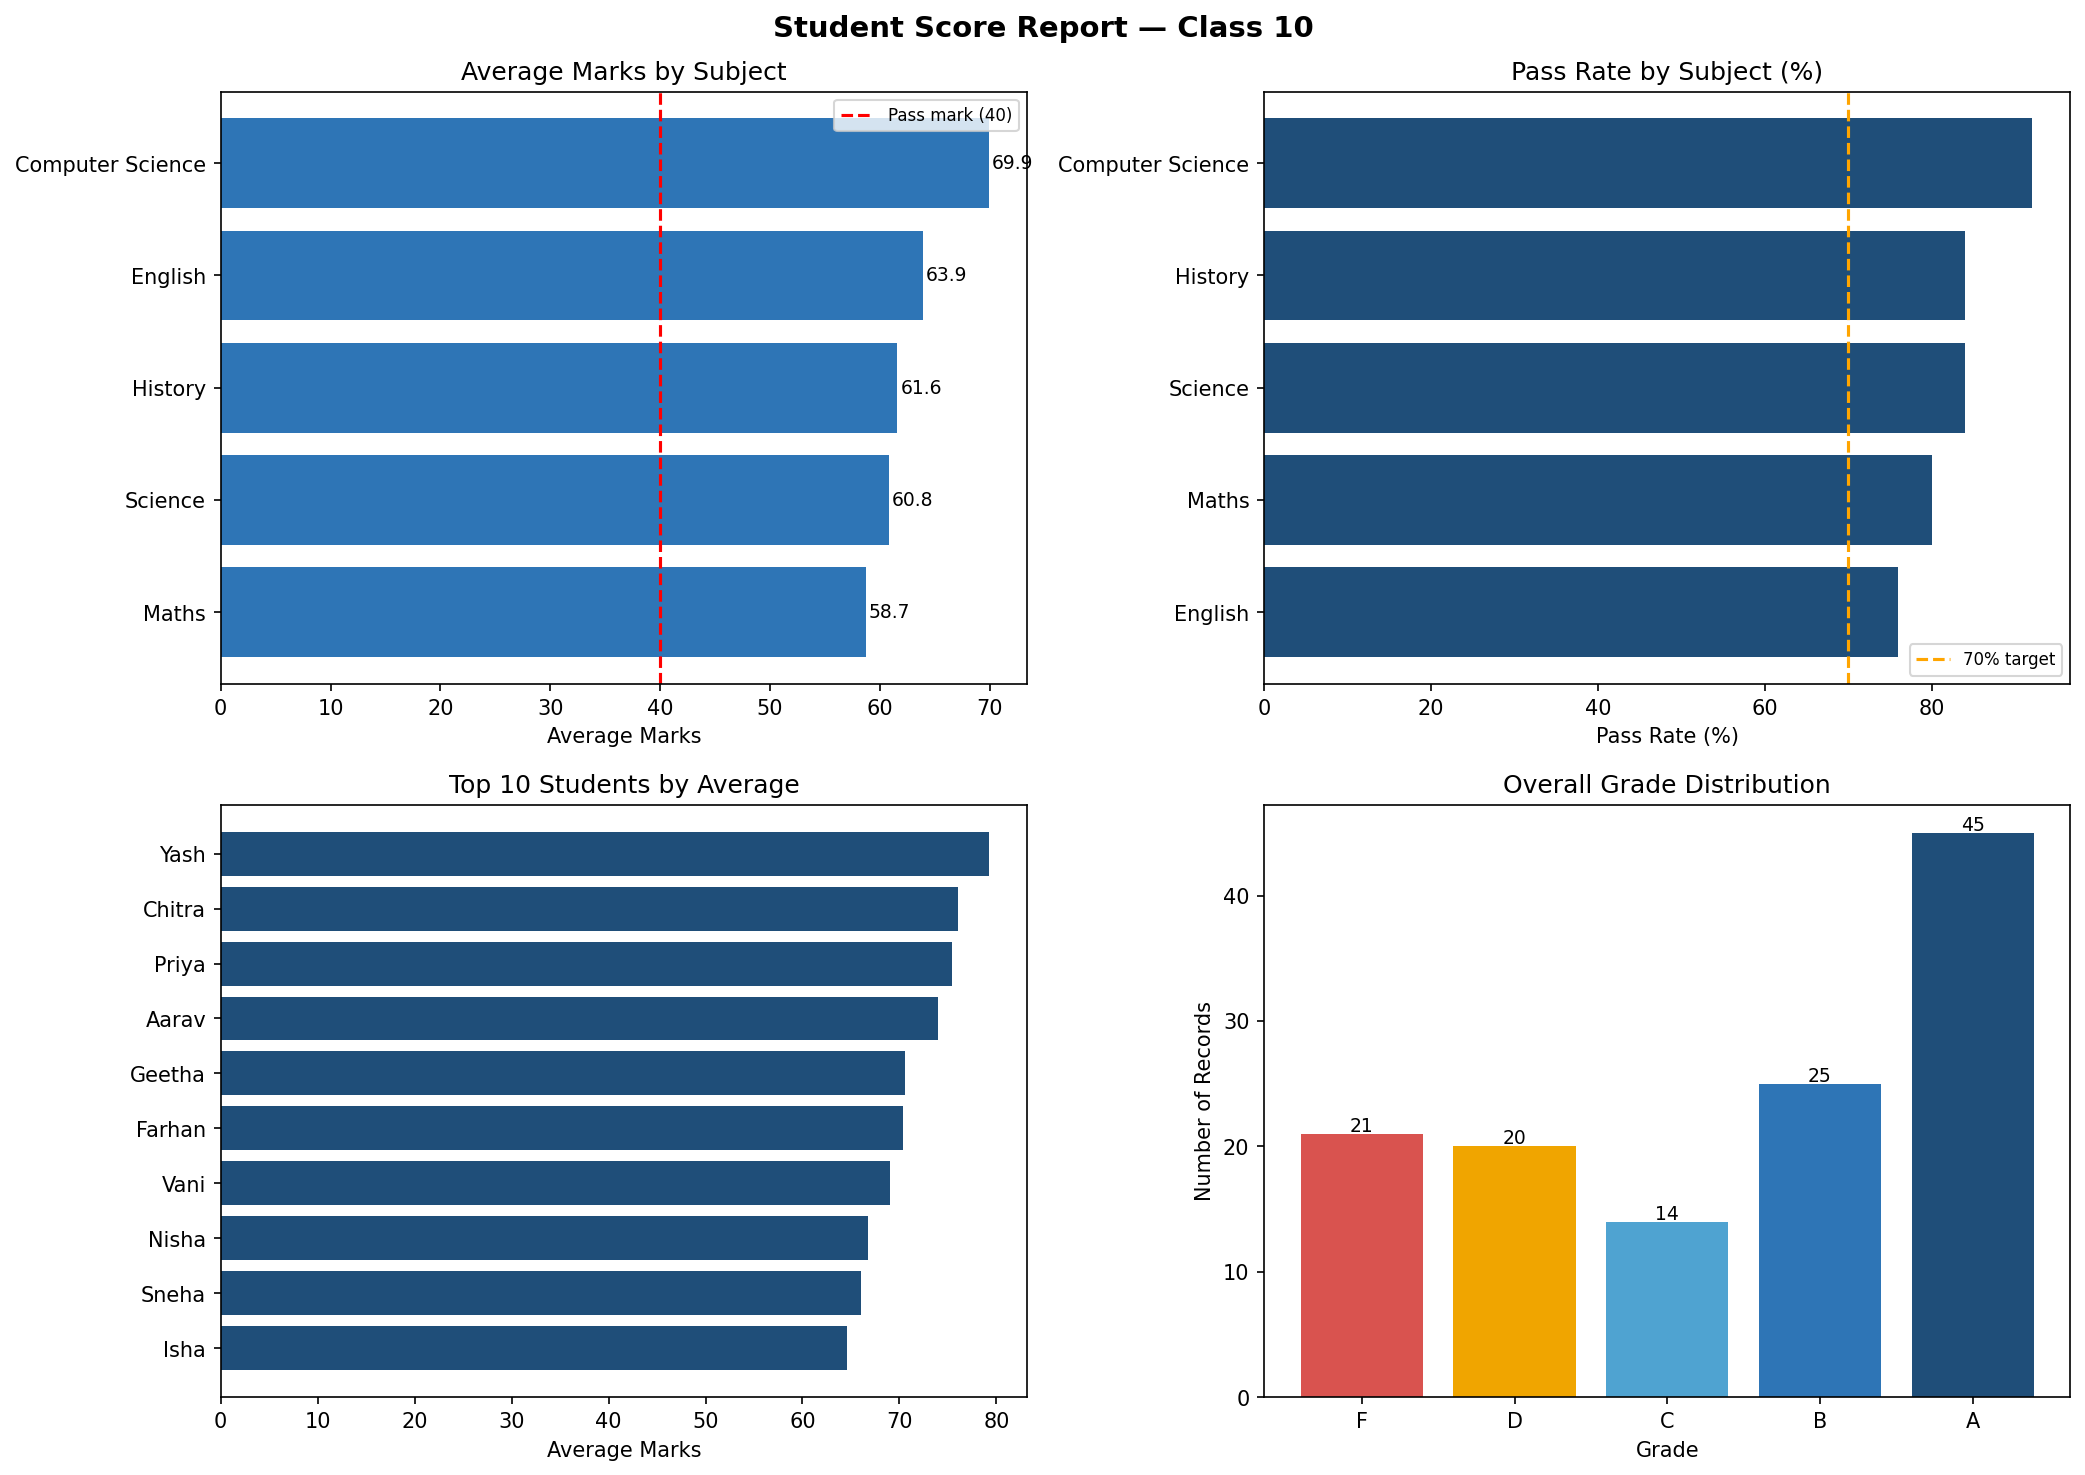

Here is the Python script that generated this plot:
"""
PROJECT 3 — Student Score Tracker
Tools: Python, pandas, matplotlib
Dataset: Generated student marks (no download needed)

What you'll learn:
  - Reading/generating structured CSV-style data
  - Conditional logic (pass/fail flags)
  - Aggregations per student and per subject
  - Reusable report function (swap CSV = fresh report)
  - Simple visualizations for a classroom report
"""

import pandas as pd
import numpy as np
import matplotlib.pyplot as plt
import matplotlib
matplotlib.use('Agg')
import random
import io

random.seed(21)

# ─────────────────────────────────────────────
# STEP 1 — Generate student marks dataset
# ─────────────────────────────────────────────

subjects  = ['Maths', 'Science', 'English', 'History', 'Computer Science']
classes   = ['10A', '10B', '10C']
names     = [
    'Aarav', 'Bhavna', 'Chitra', 'Deepak', 'Esha',
    'Farhan', 'Geetha', 'Harish', 'Isha', 'Jayesh',
    'Kavya', 'Lakshmi', 'Mohan', 'Nisha', 'Omkar',
    'Priya', 'Rahul', 'Sneha', 'Tanvi', 'Uday',
    'Vani', 'Waqar', 'Xena', 'Yash', 'Zara'
]

rows = []
for i, name in enumerate(names):
    cls = classes[i % 3]
    for subject in subjects:
        # Vary marks: some students consistently low, some high
        base = random.randint(30, 95)
        mark = max(0, min(100, base + random.randint(-10, 10)))
        rows.append([name, cls, subject, mark])

df = pd.DataFrame(rows, columns=['StudentName', 'Class', 'Subject', 'Marks'])

# ─────────────────────────────────────────────
# STEP 2 — Add calculated columns
# ─────────────────────────────────────────────

PASS_MARK = 40

df['Grade'] = pd.cut(
    df['Marks'],
    bins=[0, 39, 49, 59, 74, 100],
    labels=['F', 'D', 'C', 'B', 'A'],
    right=True
)
df['Pass'] = df['Marks'] >= PASS_MARK

print("Sample data:")
print(df.head(10).to_string(index=False))


# ─────────────────────────────────────────────
# STEP 3 — Analysis
# ─────────────────────────────────────────────

print("\n" + "="*60)
print("ANALYSIS 1 — Student average and pass/fail summary")
print("="*60)
student_summary = df.groupby('StudentName').agg(
    Average=('Marks', 'mean'),
    Highest=('Marks', 'max'),
    Lowest=('Marks', 'min'),
    Subjects_Failed=('Pass', lambda x: (~x).sum())
).round(1).sort_values('Average', ascending=False)
print(student_summary.to_string())


print("\n" + "="*60)
print("ANALYSIS 2 — Subject-wise class average and pass rate")
print("="*60)
subject_summary = df.groupby('Subject').agg(
    Class_Average=('Marks', 'mean'),
    Pass_Rate_Pct=('Pass', lambda x: round(x.mean() * 100, 1)),
    Highest_Mark=('Marks', 'max'),
    Lowest_Mark=('Marks', 'min')
).round(1).sort_values('Class_Average', ascending=False)
print(subject_summary.to_string())


print("\n" + "="*60)
print("ANALYSIS 3 — Students who need attention (failed 2+ subjects)")
print("="*60)
at_risk = student_summary[student_summary['Subjects_Failed'] >= 2][['Average', 'Subjects_Failed']]
if len(at_risk) > 0:
    print(at_risk.to_string())
else:
    print("No students failed 2+ subjects.")


print("\n" + "="*60)
print("ANALYSIS 4 — Grade distribution across all students")
print("="*60)
grade_dist = df['Grade'].value_counts().sort_index()
print(grade_dist.to_string())


# ─────────────────────────────────────────────
# STEP 4 — Charts
# ─────────────────────────────────────────────

fig, axes = plt.subplots(2, 2, figsize=(14, 10))
fig.suptitle('Student Score Report — Class 10', fontsize=14, fontweight='bold')

# Chart 1: Average marks per subject
subj_avg = subject_summary['Class_Average'].sort_values()
axes[0, 0].barh(subj_avg.index, subj_avg.values, color='#2E75B6')
axes[0, 0].set_title('Average Marks by Subject')
axes[0, 0].set_xlabel('Average Marks')
axes[0, 0].axvline(x=PASS_MARK, color='red', linestyle='--', label=f'Pass mark ({PASS_MARK})')
axes[0, 0].legend(fontsize=8)
for i, v in enumerate(subj_avg.values):
    axes[0, 0].text(v + 0.3, i, f'{v:.1f}', va='center', fontsize=9)

# Chart 2: Pass rate per subject
pass_rate = subject_summary['Pass_Rate_Pct'].sort_values()
colors_pass = ['#d9534f' if v < 70 else '#1F4E79' for v in pass_rate.values]
axes[0, 1].barh(pass_rate.index, pass_rate.values, color=colors_pass)
axes[0, 1].set_title('Pass Rate by Subject (%)')
axes[0, 1].set_xlabel('Pass Rate (%)')
axes[0, 1].axvline(x=70, color='orange', linestyle='--', label='70% target')
axes[0, 1].legend(fontsize=8)

# Chart 3: Top 10 students by average
top10 = student_summary['Average'].head(10).sort_values()
axes[1, 0].barh(top10.index, top10.values, color='#1F4E79')
axes[1, 0].set_title('Top 10 Students by Average')
axes[1, 0].set_xlabel('Average Marks')

# Chart 4: Grade distribution
grade_colors = {'A': '#1F4E79', 'B': '#2E75B6', 'C': '#4FA3D1', 'D': '#F0A500', 'F': '#d9534f'}
gc = [grade_colors.get(str(g), '#aaa') for g in grade_dist.index]
axes[1, 1].bar(grade_dist.index.astype(str), grade_dist.values, color=gc)
axes[1, 1].set_title('Overall Grade Distribution')
axes[1, 1].set_xlabel('Grade')
axes[1, 1].set_ylabel('Number of Records')
for i, v in enumerate(grade_dist.values):
    axes[1, 1].text(i, v + 0.2, str(v), ha='center', fontsize=9)

plt.tight_layout()
out = '/mnt/user-data/outputs/project3_student_tracker.png'
plt.savefig(out, dpi=150, bbox_inches='tight')
print(f"\n✅ Charts saved to {out}")


# ─────────────────────────────────────────────
# STEP 5 — Reusable report function
# ─────────────────────────────────────────────

def generate_report(dataframe, pass_mark=40):
    """
    Pass any student marks DataFrame with columns:
    [StudentName, Class, Subject, Marks]
    → Returns a printed summary report.

    To use with your own CSV:
        df = pd.read_csv('your_marks.csv')
        generate_report(df)
    """
    total     = len(dataframe['StudentName'].unique())
    avg_score = dataframe['Marks'].mean()
    failed    = (dataframe['Marks'] < pass_mark).sum()
    top_sub   = dataframe.groupby('Subject')['Marks'].mean().idxmax()
    weak_sub  = dataframe.groupby('Subject')['Marks'].mean().idxmin()

    print("\n" + "="*60)
    print("AUTOMATED CLASS REPORT")
    print("="*60)
    print(f"""
  Total students     : {total}
  Overall average    : {avg_score:.1f} / 100
  Pass mark          : {pass_mark}
  Total failed marks : {failed} (across all subjects)

  Strongest subject  : {top_sub}
  Weakest subject    : {weak_sub}  ← needs extra attention

  Students needing support (2+ subject fails):
    {', '.join(at_risk.index.tolist()) if len(at_risk) > 0 else 'None — great class!'}
""")

generate_report(df)
print("Done!")
